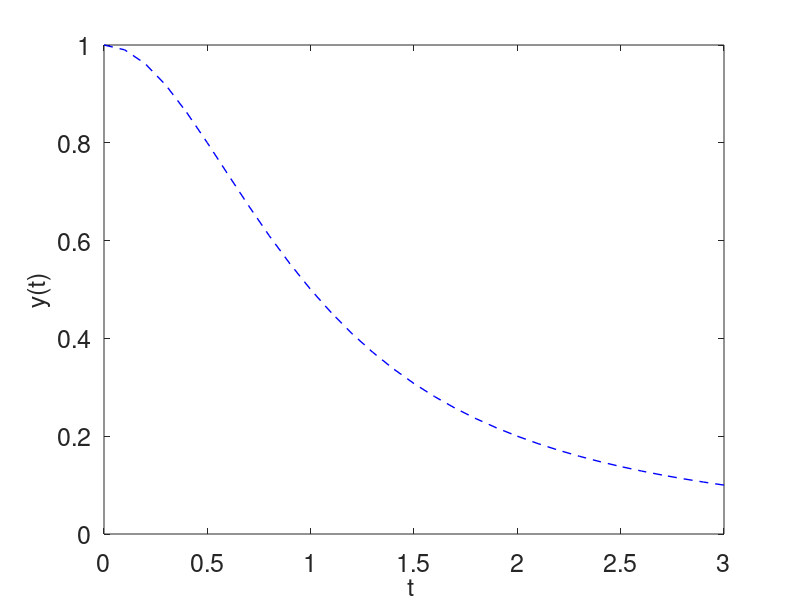

The MATLAB script that drew this image:
% Approximate the solution of an ODE of the form y' = f(t,y) using ODE45. 
% The function f(t,y) is defined by rhs(t,y)
function ODE45_Example
  
  clear tspan;         % Clears old time steps and
  clear yspan;         % yspan values from previous runs

  tmin=0;                        % Initial time
  tmax=3;                       % Final time
  dt = 0.1;                      % spacing size (Delta t) 
  
  
  tspan = tmin:dt:tmax;          % values of time defined in tspan 
  IC=1;                          % initial value

  opts = odeset('abstol',1e-15,'reltol',1e-15);  % set-up tolerences (do not edit this line)
  [t yspan]= ode45(@rhs,tspan,IC,opts);         % Function to solve the IVP (do not edit this line)

  
  %plot result
  figure(1); clf;                                % open figure window and clear the window
  plot(tspan,yspan,'b--','linewidth',1);   
  
  %hold on;                                       % uncomment this line and remove the clf; command if you would like to keep drawing on same figure
  
  set(gca,'fontsize',18);
  xlabel('t ','fontsize',18);
  ylabel('y(t)','fontsize',18);
  
  
  %printing the end point
  fprintf('\n The end point of the solution is approximated to be: \n ');
  disp(['y(',num2str(t(end)),') = ',num2str(yspan(end))]);  %Prints the end point in the command window
  fprintf('\n');                                            %Prints a new line
  
end

% Where you define the "right hand side" of the ODE
function dydt = rhs(t,y)
  dydt = - 2*t.*(y.^2);
end
